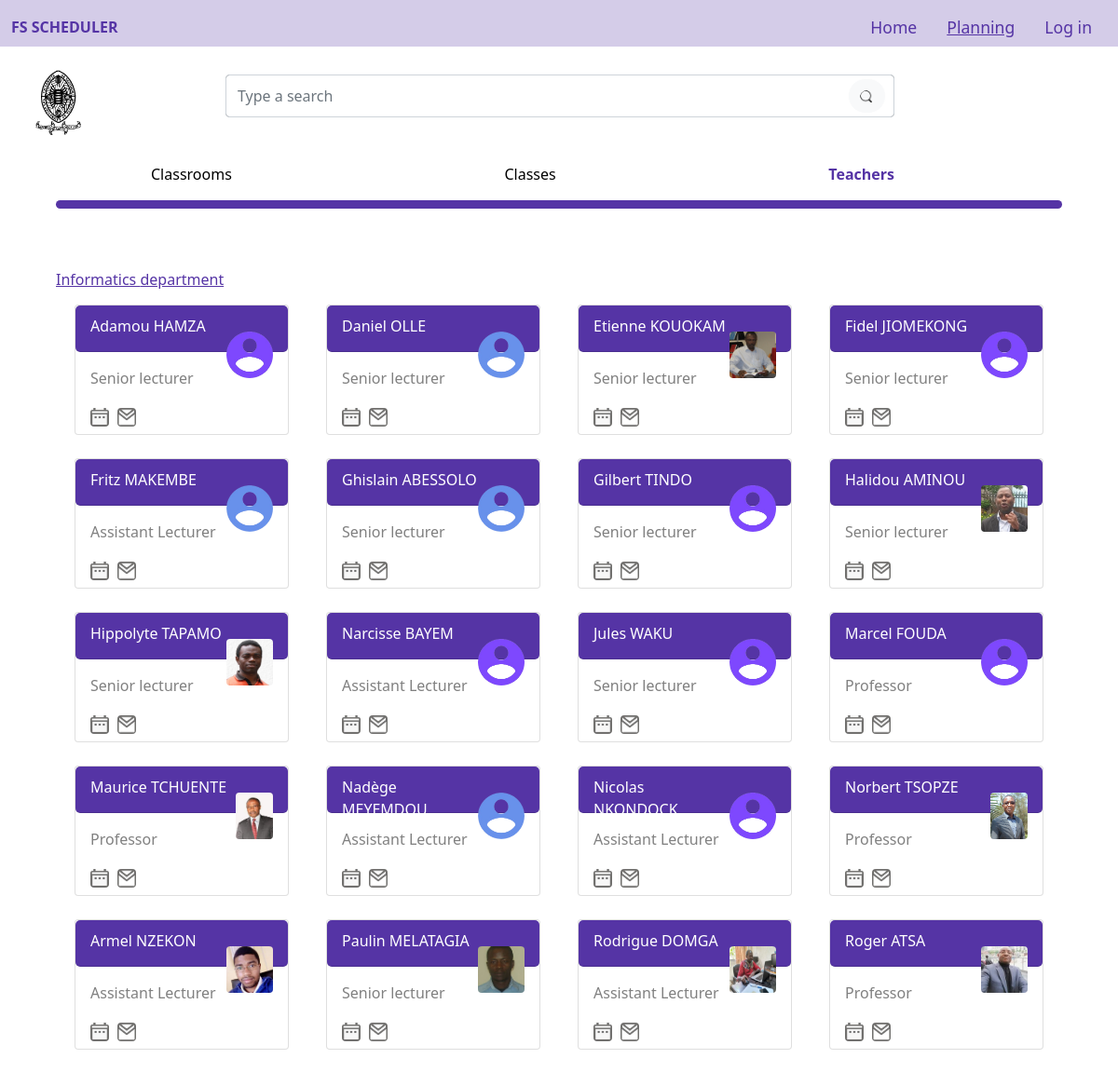
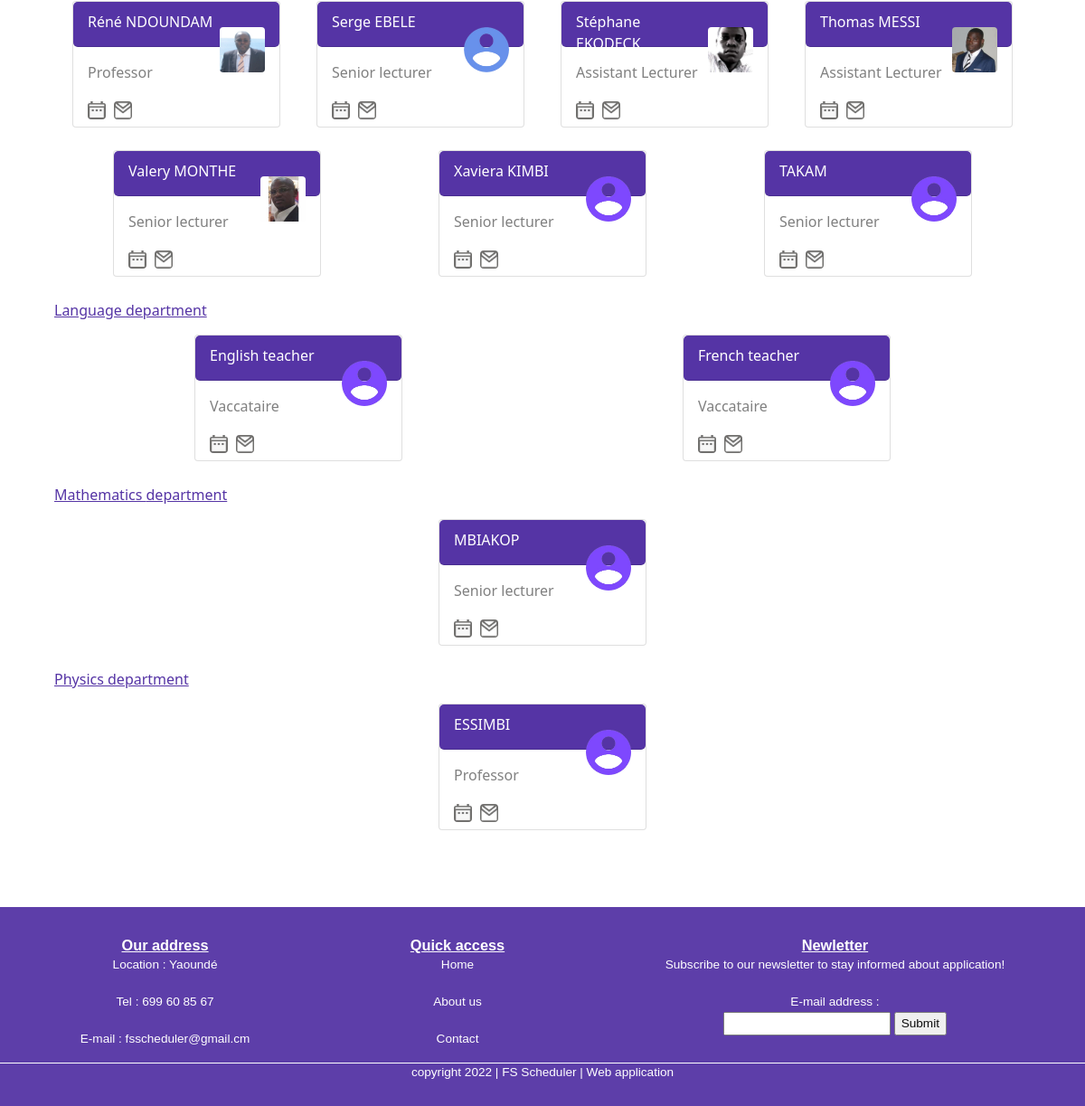
The page /list/teachers on the database its author committed (2 pictures, top to bottom).
### core/models.py (models this page shows, shortened)
class Teacher(models.Model):
	PROFFESSOR = "Professor"
	SENIOR = "Senior lecturer"
	ASSISTANT = "Assistant Lecturer"
	VACCATAIRE = "Vaccataire"
	CONFERENCE = "Conference Lecturer"
	DEGREES = [
        (PROFFESSOR, "Professor"),
        (SENIOR, "Senior lecturer"),
        (ASSISTANT, "Assistant Lecturer"),
        (VACCATAIRE, "Vaccataire"),
        (CONFERENCE, "Conference Lecturer"),
    ]
	DEPARTEMENTS = [
		("Biology", "Biology"),
		("Chemistry", "Chemistry"),
		("Informatics", "Informatics"),
		("Mathematics", "Mathematics"),
		("Physics", "Physics"),
		("Geosciences", "Geosciences"),
		("Language", "Language")
    ]
	full_name = models.CharField(max_length=255)
	email = models.EmailField(max_length=255)
	degree = models.CharField(max_length = 100, choices = DEGREES)
	department = models.CharField(max_length = 100, choices = DEPARTEMENTS)
	pp = models.ImageField(upload_to='teachers', blank=True, null = True)
	slug = models.SlugField(null=True, blank=True, unique=True)
	class Meta:
		verbose_name_plural = 'Teachers'
	def __str__(self):
		return self.degree + " - " + self.full_name + " - " + self.department

### core/views.py (the view)
# urls.py: path('list/teachers',ListTeachersView.as_view(),name='list/teachers'),
class ListTeachersView(TemplateView):
	template_name = 'core/list_teachers.html'
	def get(self, request, *args, **kwargs):
		admin, online = False, False
		if request.user.is_authenticated :
			if Admin.objects.filter(user = request.user).exists():
				admin = True
				online = True
			print('')
		departments = list(set([teacher.department for teacher in Teacher.objects.all()]))
		list_teachers = []
		departments = sorted(departments)
		print(departments)
		for department in departments:
			instance = ListEnseignant()
			instance.department = department
			instance.teachers = Teacher.objects.filter(department = department)
			list_teachers.append(instance)
		return render(request, self.template_name, {'admin':admin, 'online':online, 'list_teachers':list_teachers, 'admin':admin, 'online':online})

### core/templates/core/list_teachers.html (shortened to what this page needs)
{% extends 'core/home.html' %}
{% load static %}
{% block link %}
<link rel="stylesheet" type="text/css" href="{% static 'core/css/home1.css'%}">
<link rel="stylesheet" type="text/css" href="{% static 'core/css/bootstrap.min.css'%}">
<link rel="stylesheet" type="text/css" href="{% static 'core/css/list_classes.css'%}">
{% endblock %}
{% block liens %}
	<a class="nav-link " aria-current="page" style="color: #5534A5;  " href="/">Home</a>
	<a class="nav-link active" style="color: #5534A5; text-decoration-line: underline;" href="{% url 'list/salles' %}">Planning</a>
	    {% if online == True %}
			<a class="nav-link" style="color: #5534A5;" href="../logout">Logout</a>
		{% else %}
			<a class="nav-link" style="color: #5534A5;" href="../login">Log in</a>
		{% endif %}
	{% endblock %}
{% block content %}
<div id="contenu"> <br><br><br>
<div class="fixed-top" style="background-color:white; margin-top: 50px;">
	<div id="chercher"  >
		<a href="https://uy1.uninet.cm/"> <img class="" src="{% static 'core/img/logo1.png'%}"  style="height: 70px; width: 50px; margin-left: 75%; "></img> </a>
		<br>
		<form method=POST action="{% url 'searchteachers' %}" class="form-inline" id="btn1">
			<input class="form-control mr-sm-2" type="search" name="searched" value = "" required placeholder="Type a search" aria-label="Search" id="btn">
		 	<button class="btn btn-light my-2 my-sm-1" id="btn2" type="submit" style="margin-left:-50px; border-color:white; border-radius: 50px;"><img src="{% static 'core/img/loupe.png'%}" width="15px" height="15px" style="border-radius: 50px; padding-top:0%; padding-bottom:2%; border-color:white;"></button>
		</form>
	</div>
	<div id="menu">
		<ul>
			<li><a href="{% url 'list/salles' %}" style="color:black; font-weight: normal;">Classrooms</a></li>
			<li><a href="{% url 'list/classes' %}" style="color:black; font-weight: normal;">Classes</a></li>
			<li><a href="{% url 'list/teachers' %}">Teachers</a></li>
		</ul>
		<hr style="width:90%; margin-top: 0px; height:9px; border-radius: 6px; color: red; opacity: 1;  background-color:#5534A5 ; !important ; margin-left: 0px; padding-left: 0px;margin-left: 5%;">
	</div> <br>
</div><br><br><br><br><br><br><br><br><br>
<div >
	{% for occ in list_teachers %}
		<div style="color: #5534A5; text-decoration: underline; margin-left: 5%;">{{occ.department}} department</div>
		<div id="R10">
			{% for teacher in occ.teachers %}
				<div  class="card cardt" style="width:230px;height: 140px;">
				  <div class="card-header" style="background-color:#5534A5 ; width:100%; height:50px;  border-radius: 5px;color: white; display: flex;flex-direction: row;
				  		justify-content: flex-end;
				  		">
				    <p style="margin-top: 2px; width:100%; " >{{teacher.full_name}}</p>
				    <img  class="rounded" src="{{teacher.pp.url}}" style="height: 50px; width: 50px; margin-top: 10%; border-radius:100px;" ></img>
				  </div>
				  <div class="card-body">
				  	<a href="../sheduler/teachers/{{teacher.slug}}/" style="text-decoration:none;">
				  	<p style="color: grey;font-size: 0.5; " >{{teacher.degree}}</p></a>
				  	<div class="" style="display: flex;flex-direction: row; justify-content: space-between; margin-right: 75%; ">
				    <a title="Tcheck scheduler for {{teacher.full_name|truncatewords:1}}" href="../sheduler/teachers/{{teacher.slug}}/"><img class="rounded" src="{% static 'core/img/ag_gris.jpg'%}" height="20px" width="20px;"></img></a>
				    <a title="Send a email message to {{teacher.full_name|truncatewords:1}}" href="http://gmail.com/"><img class="rounded" src="{% static 'core/img/env_gris.jpg'%}" style="" height="20px" width="20px;"></img></a>
				    </div>
				  </div>
				</div>
			{% endfor %}
		</div>
	{% endfor %}
</div>
{% endblock %}

### core/templates/core/home.html (shortened to what this page needs)
<!DOCTYPE html>
<html>
	<head>
		{% load static %}
		{% block link %}{% endblock %}
	</head>
	<body>
		<div class="fixed-top">
		<nav class="navbar navbar-expand-lg navbar-light " style="border-bottom: 2px silver solid; display: flex; background-color: #D4CCE8;">
		  <div class="container-fluid">
		    <div id="nnom"><a href="/"> FS SCHEDULER </a> </div>
		    <div class="collapse navbar-collapse " style="font-size: 1.1em;font-weight:normal; justify-content: right; " id="navbarNavAltMarkup" style="margin-right: 5px;">
		    	{% block liens %}{% endblock %}
		    </div>
		  </div>
		</nav>
		</div>
			{% block content %}{% endblock %}
			{% block footer %}
			<footer id="footer">
				<div id="e4">
					<div id="e5">
						<span class="first"> Our address</span> </br>
						<p> Location : Yaoundé </br> </br>
						    Tel : 699 60 85 67 </br> </br>
							E-mail : fsscheduler@gmail.cm
						</p>
					</div>
					<div id="e6">
						<span class="first"> Quick access</span> </br>
						<p> <a href="#" class="link"> Home</a> </br> </br>
						    <a href="#ne8" class="link"> About us</a> </br> </br>
							<a href="#footer" class="link"> Contact</a> </br>
						</p>
					</div>
					<div id="e7">
						<span class="first"> Newletter</span> <br>
						<form method="post" action="traitement.php">
							<p>
								Subscribe to our newsletter to stay informed about application! <br><br>
								<label for="nom"> E-mail address : </label> </br><input type="email" name="address" id="address" size="20" > <input type="submit" id="submit" value="Submit">
							</p>
						</form>
					</div>
				</div>
				<div id="e8">
					<p> copyright 2022 | FS Scheduler | Web application</p>
				</div>
			</footer>
			{% endblock %}
		</div>
	</body>
</html>

### core/static/core/css/home1.css (style rules this page uses)
#nnom { font-weight: bold; margin-right: ; }
#nnom a { text-decoration: none; color: #5534A5; }
#e4 { bottom: 0; display: flex; flex-direction: row; flex-wrap: wrap; text-align: center; justify-content: space-around; }
#e8 { border-top: 1px white solid; }
.first { font-weight: bold; text-decoration: underline; text-align: left; font-size: 1.2em; }
footer { background-color: #5534A5; margin-top: 60px; padding-top: 30px; padding-bottom: 10px; text-align: center; color: white; opacity: 0.95; font-size: 0.85em; font-family: sans-serif; }
.link { color: white; text-decoration: none; }

### core/static/core/css/list_classes.css (style rules this page uses)
#chercher { width: 80%; height: 100%; padding-top: 25px; padding-bottom: 30px; display: flex; flex-direction: row; }
#btn1 { display: flex; flex-direction: row; margin-top: 5px; border-radius: 5px; height: 96%; width: 80%; position: center; margin-left: 20%; background-color: grey; }
#menu ul { list-style-image: none; list-style-type: none; display: flex; flex-direction: row; justify-content: space-between; margin-left: 10%; margin-right: 20%; color:#5534A5 ; font-weight: bold; }
#menu ul li a { margin-left: 10px; color: #5534A5; text-decoration: none; }
#R10 { margin-top: 15px; display: flex; flex-direction: row; justify-content: space-around; flex-wrap: wrap; margin-right: 5%; margin-left: 5%; }
.card { margin-bottom: 25px; }

### rows shown on the page
Teacher: department "Informatics", full_name "Adamou HAMZA", pp (picture), degree "Senior lecturer"
Teacher: full_name "Daniel OLLE", pp (picture), degree "Senior lecturer"
Teacher: full_name "Etienne KOUOKAM", pp (picture), degree "Senior lecturer"
Teacher: full_name "Fidel JIOMEKONG", pp (picture), degree "Senior lecturer"
Teacher: full_name "Fritz MAKEMBE", pp (picture), degree "Assistant Lecturer"
Teacher: full_name "Ghislain ABESSOLO", pp (picture), degree "Senior lecturer"
Teacher: full_name "Gilbert TINDO", pp (picture), degree "Senior lecturer"
Teacher: full_name "Halidou AMINOU", pp (picture), degree "Senior lecturer"
Teacher: full_name "Hippolyte TAPAMO", pp (picture), degree "Senior lecturer"
Teacher: full_name "Narcisse BAYEM", pp (picture), degree "Assistant Lecturer"
Teacher: full_name "Jules WAKU", pp (picture), degree "Senior lecturer"
Teacher: full_name "Marcel FOUDA", pp (picture), degree "Professor"
Teacher: full_name "Maurice TCHUENTE", pp (picture), degree "Professor"
Teacher: full_name "Nadège MEYEMDOU", pp (picture), degree "Assistant Lecturer"
Teacher: full_name "Nicolas NKONDOCK", pp (picture), degree "Assistant Lecturer"
Teacher: full_name "Norbert TSOPZE", pp (picture), degree "Professor"
Teacher: full_name "Armel NZEKON", pp (picture), degree "Assistant Lecturer"
Teacher: full_name "Paulin MELATAGIA", pp (picture), degree "Senior lecturer"
Teacher: full_name "Rodrigue DOMGA", pp (picture), degree "Assistant Lecturer"
Teacher: full_name "Roger ATSA", pp (picture), degree "Professor"
Teacher: full_name "Réné NDOUNDAM", pp (picture), degree "Professor"
Teacher: full_name "Serge EBELE", pp (picture), degree "Senior lecturer"
Teacher: full_name "Stéphane EKODECK", pp (picture), degree "Assistant Lecturer"
Teacher: full_name "Thomas MESSI", pp (picture), degree "Assistant Lecturer"
Teacher: full_name "Valery MONTHE", pp (picture), degree "Senior lecturer"
Teacher: full_name "Xaviera KIMBI", pp (picture), degree "Senior lecturer"
Teacher: full_name "TAKAM", pp (picture), degree "Senior lecturer"
Teacher: department "Language", full_name "English teacher", pp (picture), degree "Vaccataire"
Teacher: full_name "French teacher", pp (picture), degree "Vaccataire"
Teacher: department "Mathematics", full_name "MBIAKOP", pp (picture), degree "Senior lecturer"
Teacher: department "Physics", full_name "ESSIMBI", pp (picture), degree "Professor"
